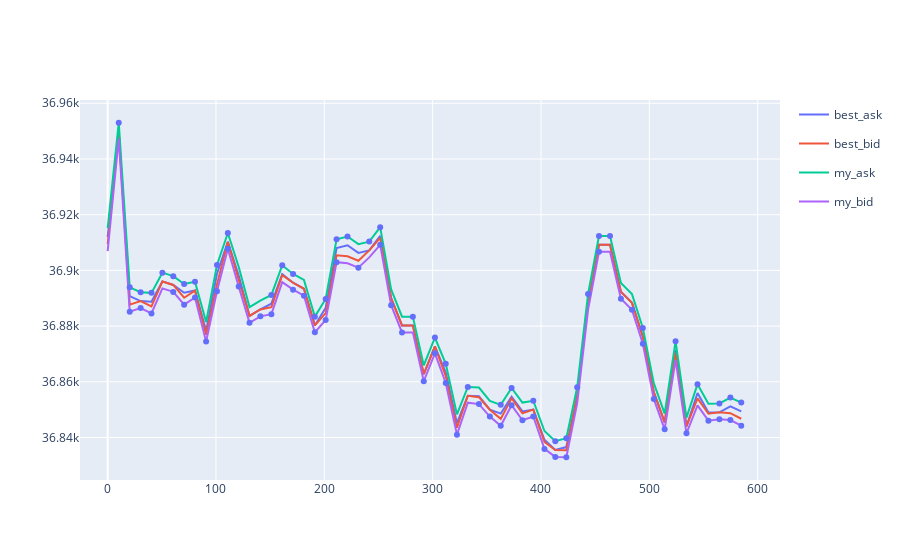

The code cell stored with this chart in its notebook:
### Markdown cell above
## Visualize the data 
All filled orders are marked as dots on the plot.

### Code cell
quotes["time_rel"] = quotes["time"] - quotes["time"][0]

fig1 = px.line(quotes, x="time_rel", y=["best_ask","best_bid","my_ask","my_bid"])

fig2 = px.scatter(quotes[quotes["filled_asks"] == 1], x="time_rel", y="my_ask")
fig3 = px.scatter(quotes[quotes["filled_bids"] == 1], x="time_rel", y="my_bid")
fig4 = go.Figure(data=fig1.data + fig2.data + fig3.data)
fig4.show()
